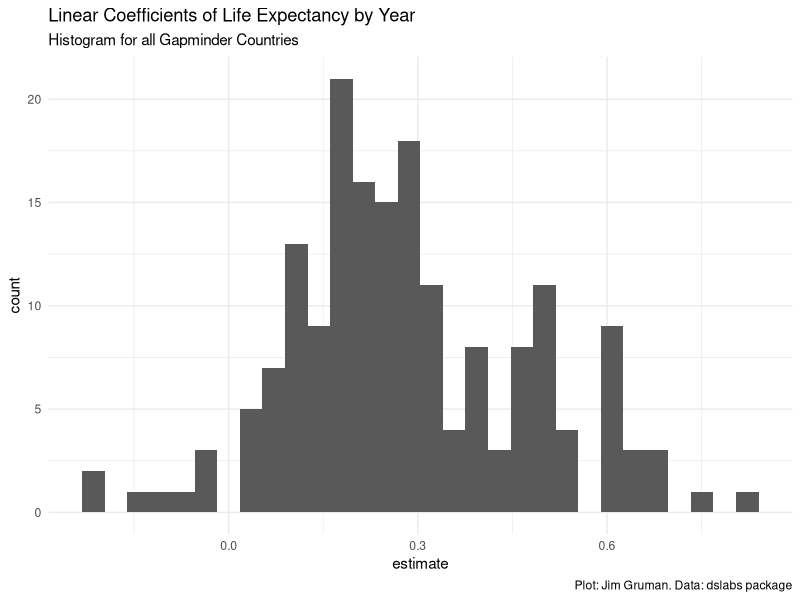
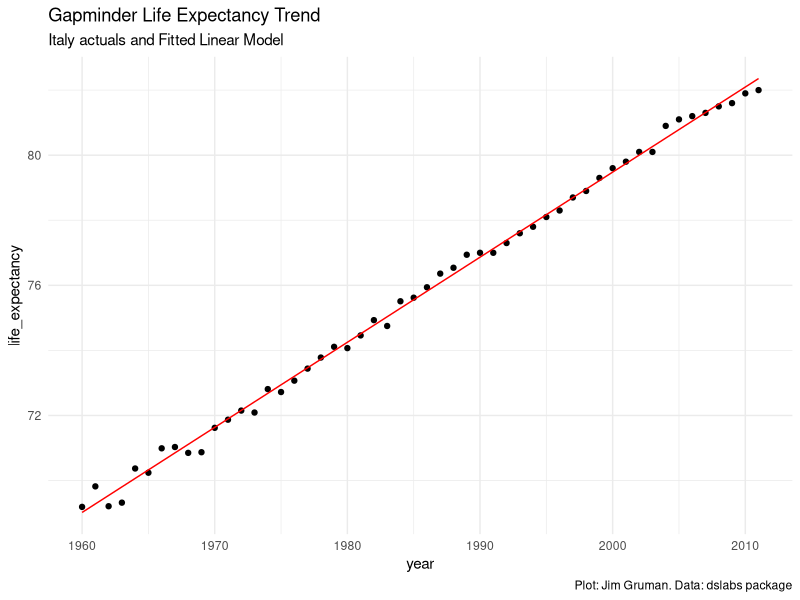
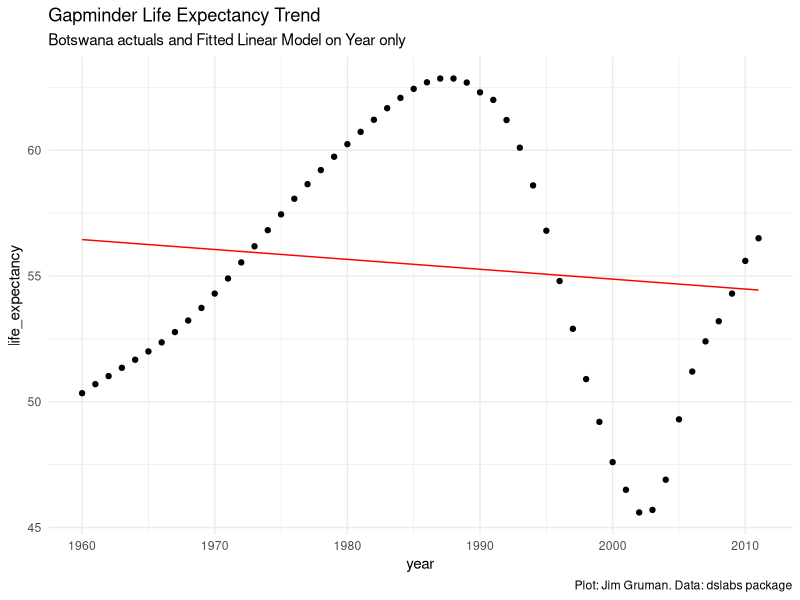
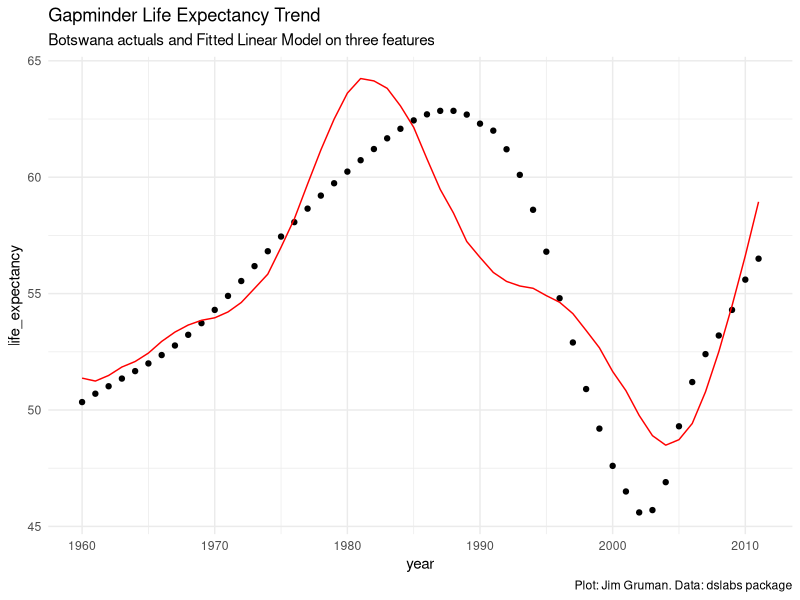

The R script that drew these images, in order: (Note: this script raises an error after producing the figures.)
## ---- chunk 1
library(tidyverse)
library(broom)
library(purrr)
library(dslabs)
library(rsample)
library(ModelMetrics)
library(ranger)
library(viridis)
## ---- chunk 2
data(gapminder)
###########   later, use continent and region to impute averages
gapminder <- gapminder %>%
  filter(!is.na(gdp), !is.na(infant_mortality)) %>%
  select(-continent, -region)
## ---- chunk 3
gap_nested<- gapminder %>%
     group_by(country)%>%
     nest()
## ---- chunk 4
gap_models<-gap_nested %>%
    mutate(model = map(.x=data, .f = ~lm(formula = life_expectancy~year, data = .x)))
## ---- chunk 5
gap_models %>%
  mutate(coef = map(model, ~tidy(.x))) %>%
  unnest(coef) %>%
  filter(term == "year")%>%
  ggplot()+geom_histogram(aes(estimate))+
  labs(title = "Linear Coefficients of Life Expectancy by Year",
       subtitle = "Histogram for all Gapminder Countries",
       caption = "Plot: Jim Gruman. Data: dslabs package")+
  theme_minimal()
  
## ---- chunk 6
gap_models %>%
  mutate(coef =  map(model, ~glance(.x))) %>%
  unnest(coef) %>%
  ungroup()%>%
  top_n(n= 6, wt = r.squared)
## ---- chunk 7
gap_models %>%
  mutate(coef =  map(model, ~glance(.x))) %>%
  unnest(coef) %>%
  ungroup()%>%
  top_n(n= 6, wt = -r.squared)
## ---- chunk 8
gap_models %>% filter(country == "Italy")%>%
  mutate(augmented = map(model, ~augment(.x))) %>%
  unnest(augmented) %>%
  ggplot(aes(x=year, y=life_expectancy))+
  geom_point()+
  geom_line(aes(y=.fitted), color = "red")+
  labs(title = "Gapminder Life Expectancy Trend",
       subtitle = "Italy actuals and Fitted Linear Model",
       caption = "Plot: Jim Gruman. Data: dslabs package")+
  theme_minimal()
## ---- chunk 9
gap_models %>% filter(country == "Botswana")%>%
  mutate(augmented = map(model, ~augment(.x))) %>%
  unnest(augmented) %>%
  ggplot(aes(x=year, y=life_expectancy))+
  geom_point()+
  geom_line(aes(y=.fitted), color = "red")+
  labs(title = "Gapminder Life Expectancy Trend",
       subtitle = "Botswana actuals and Fitted Linear Model on Year only",
       caption = "Plot: Jim Gruman. Data: dslabs package")+
  theme_minimal()
## ---- chunk 10
gap_models<-gap_nested %>%
  mutate(model = map(.x=data, .f = ~lm(formula = life_expectancy~year+fertility+population, data = .x, na.action=na.exclude)))
## ---- chunk 11
gap_models %>%
  mutate(coef =  map(model, ~glance(.x))) %>%
  unnest(coef) %>%
  ungroup()%>%
  top_n(n= 6, wt = -r.squared)
## ---- chunk 12
gap_models %>% filter(country == "Botswana")%>%
  mutate(augmented = map(model, ~augment(.x))) %>%
  unnest(augmented) %>%
  ggplot(aes(x=year, y=life_expectancy))+
  geom_point()+
  geom_line(aes(y=.fitted), color = "red")+
  labs(title = "Gapminder Life Expectancy Trend",
       subtitle = "Botswana actuals and Fitted Linear Model on three features",
       caption = "Plot: Jim Gruman. Data: dslabs package")+
  theme_minimal()
## ---- chunk 13
gap_split <- initial_split(gapminder, prop = .75)
## ---- chunk 14
training_data <- training(gap_split)
## ---- chunk 15
testing_data <- testing(gap_split)
## ---- chunk 16
dim(training_data)
dim(testing_data)
## ---- chunk 17
cv_split <- vfold_cv(training_data, v = 5)

cv_data <- cv_split %>% 
  mutate(
    # Extract the train dataframe for each split
    train = map(splits, ~training(.x)), 
    # Extract the validate dataframe for each split
    validate = map(splits, ~testing(.x))
  )
## ---- chunk 18
cv_models_lm <- cv_data %>% 
  mutate(model = map(train, ~lm(formula = life_expectancy~., data = .x)))
## ---- chunk 19
cv_prep_lm <- cv_models_lm %>% 
  mutate(
    # Extract the recorded life expectancy for the records in the validate dataframes
    validate_actual = map(validate, ~.x$life_expectancy),
    # Predict life expectancy for each validate set using its corresponding model
    validate_predicted = map2(.x = model, .y = validate, ~predict(.x, .y))
  )
## ---- chunk 20
cv_eval_lm <- cv_prep_lm %>% 
  mutate(validate_mae = map2_dbl(validate_actual, validate_predicted, ~mae(actual = .x, predicted = .y)))
## ---- chunk 21
cv_eval_lm$validate_mae
## ---- chunk 22
mean(cv_eval_lm$validate_mae)
## ---- chunk 23
cv_models_rf <- cv_data %>% 
  mutate(model = map(train, ~ranger(formula = life_expectancy~., data = .x, num.trees = 100, seed = 42)))
## ---- chunk 24
cv_prep_rf <- cv_models_rf %>% 
  mutate(validate_predicted = map2(.x = model , .y = validate, ~predict(.x, .y)$predictions),
         validate_actual = map(validate, ~.x$life_expectancy))
## ---- chunk 25
cv_eval_rf <- cv_prep_rf %>% 
  mutate(validate_mae = map2_dbl(validate_actual, validate_predicted, ~mae(actual = .x, predicted = .y)))
## ---- chunk 26
cv_eval_rf$validate_mae
## ---- chunk 27
mean(cv_eval_rf$validate_mae)
## ---- chunk 28
cv_tune <- cv_data %>% 
  crossing(mtry = 2:5) 
## ---- chunk 29
cv_model_tunerf <- cv_tune %>% 
  mutate(model = map2(.x = train, .y = mtry, ~ranger(formula = life_expectancy~., 
                                                     data = .x, mtry = .y, 
                                                     num.trees = 100, seed = 42)))
## ---- chunk 30
cv_prep_tunerf <- cv_model_tunerf %>% 
  mutate(validate_predicted = map2(.x = model, .y = validate, ~predict(.x, .y)$predictions),
         validate_actual = map(validate, ~.x$life_expectancy))
## ---- chunk 31
cv_eval_tunerf <- cv_prep_tunerf %>% 
  mutate(validate_mae = map2_dbl(.x = validate_actual, .y = validate_predicted, ~mae(actual = .x, predicted = .y)))
## ---- chunk 32
cv_eval_tunerf %>% 
  group_by(mtry) %>% 
  summarise(mean_mae = mean(validate_mae))
## ---- chunk 33
best_model <- ranger(formula = life_expectancy~., data = training_data,
                     mtry = 2, num.trees = 100, seed = 42)
## ---- chunk 34
test_actual <- testing_data$life_expectancy
## ---- chunk 35
test_predicted <- predict(best_model, testing_data)$predictions
## ---- chunk 36
mae(test_actual, test_predicted)
## ---- chunk 37
data(attrition)
## ---- chunk 38
data_split <- initial_split(attrition, prop = .75)
## ---- chunk 39
training_data <- training(data_split)
## ---- chunk 40
testing_data <- testing(data_split)
## ---- chunk 41
cv_split <- vfold_cv(training_data, v = 5)

cv_data <- cv_split %>% 
  mutate(
    # Extract the train dataframe for each split
    train = map(splits, ~training(.x)),
    # Extract the validate dataframe for each split
    validate = map(splits, ~testing(.x))
  )
## ---- chunk 42
cv_models_lr <- cv_data %>% 
  mutate(model = map(train, ~glm(formula = Attrition~., 
                                 data = .x, family = "binomial")))
## ---- chunk 43
model <- cv_models_lr$model[[1]]
validate <- cv_models_lr$validate[[1]]
## ---- chunk 44
validate_actual <- validate$Attrition == "Yes"
## ---- chunk 45
validate_prob <- predict(model, validate, type = "response")
## ---- chunk 46
validate_predicted <- validate_prob > 0.5
## ---- chunk 47
table(validate_actual, validate_predicted)
## ---- chunk 48
1-ce(validate_actual, validate_predicted)
## ---- chunk 49
precision(validate_actual, validate_predicted)
## ---- chunk 50
recall(validate_actual, validate_predicted)
## ---- chunk 51
cv_prep_lr <- cv_models_lr %>% 
  mutate(
    # Prepare binary vector of actual Attrition values in validate
    validate_actual = map(validate, ~.x$Attrition == "Yes"),
    # Prepare binary vector of predicted Attrition values for validate
    validate_predicted = map2(.x = model, .y = validate, ~predict(.x, .y, type = "response") > 0.5)
  )
## ---- chunk 52
cv_perf_recall <- cv_prep_lr %>% 
  mutate(validate_recall = map2_dbl(validate_actual, validate_predicted, 
                                    ~recall(actual = .x, predicted = .y)))
## ---- chunk 53
cv_perf_recall$validate_recall
## ---- chunk 54
mean(cv_perf_recall$validate_recall)
## ---- chunk 55
cv_tune <- cv_data %>%
  crossing(mtry = 2:16) 
## ---- chunk 56
cv_models_rf <- cv_tune %>% 
  mutate(model = map2(train, mtry, ~ranger(formula = Attrition~., 
                                           data = .x, mtry = .y,
                                        num.trees = 100, seed = 42)))
## ---- chunk 57
cv_prep_rf <- cv_models_rf %>% 
  mutate(
    # Prepare binary vector of actual Attrition values in validate
    validate_actual = map(validate, ~.x$Attrition == "Yes"),
    # Prepare binary vector of predicted Attrition values for validate
    validate_predicted = map2(.x = model, .y = validate, ~predict(.x, .y, type = "response")$predictions == "Yes")
  )
## ---- chunk 58
cv_perf_recall <- cv_prep_rf %>% 
  mutate(recall = map2_dbl(.x = validate_actual, .y = validate_predicted, ~recall(actual = .x, predicted = .y)))
## ---- chunk 59
cv_perf_recall %>% 
  group_by(mtry) %>% 
  summarise(mean_recall = mean(recall))
## ---- chunk 60
best_model <- glm(formula = Attrition~., 
                  data = training_data, family = "binomial")
## ---- chunk 61
test_actual <- testing_data$Attrition == "Yes"
## ---- chunk 62
test_predicted <- predict(best_model, testing_data, type = "response") > 0.5
## ---- chunk 63
table(test_actual, test_predicted)
## ---- chunk 64
1-ce(test_actual, test_predicted)
## ---- chunk 65
precision(test_actual, test_predicted)
## ---- chunk 66
recall(test_actual, test_predicted)
